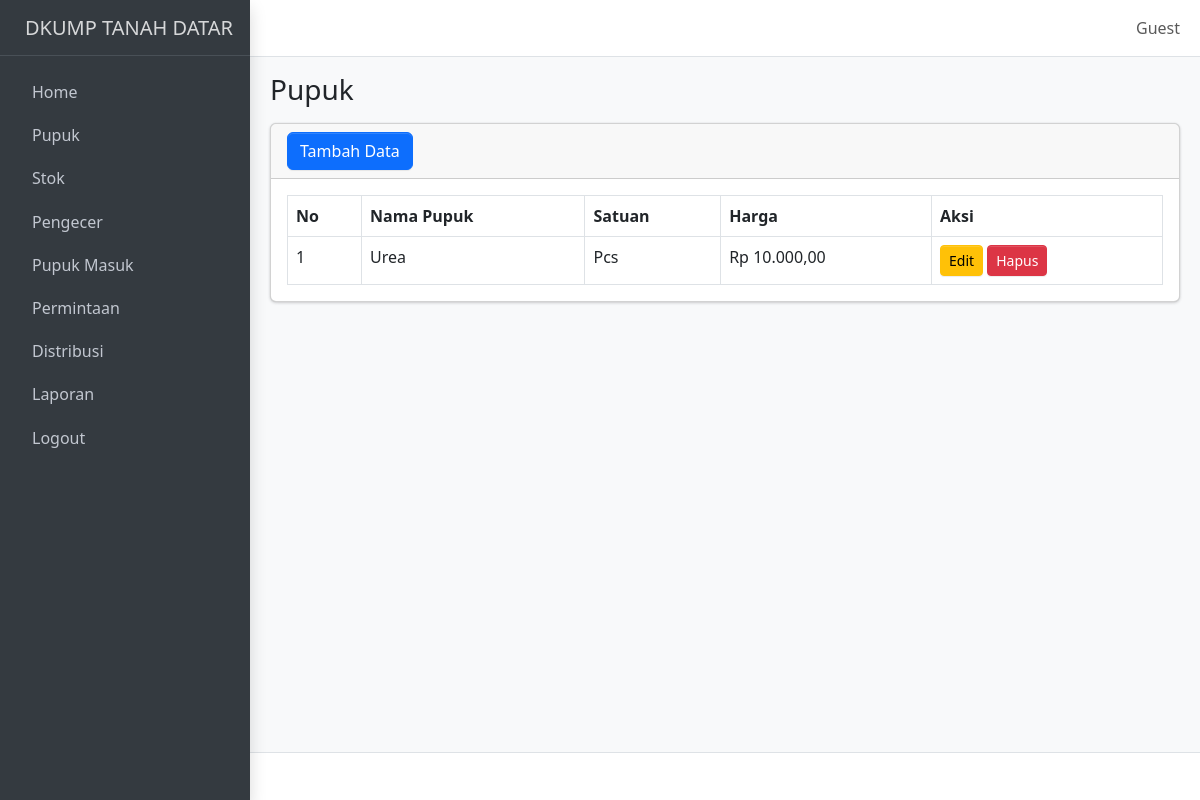
The app's page /pupuk.php with its own data.
### tables this page shows
CREATE TABLE `pupuk` (
  `id_pupuk` int NOT NULL,
  `nama_pupuk` varchar(255) NOT NULL,
  `satuan` varchar(50) NOT NULL,
  `harga` decimal(15,2) NOT NULL
);

### pupuk.php (the view, shortened to what this page needs)
<?php include 'template/header.php'; ?>
<body class="layout-fixed sidebar-expand-lg bg-body-tertiary">
    <div class="app-wrapper">
        <?php include 'template/navbar.php'; ?>
        <?php include 'template/sidebar.php'; ?>
        <main class="app-main">
            <div class="app-content-header">
                <div class="container-fluid">
                    <div class="row">
                        <div class="col-sm-6">
                            <h3 class="mb-0">Pupuk</h3>
                        </div>
                        <div class="col-sm-6">
                        </div>
                    </div>
                </div>
            </div>
            <div class="app-content">
                <div class="container-fluid">
                    <div class="card">
                        <div class="card-header">
                            <button type="button" class="btn btn-primary" data-bs-toggle="modal" data-bs-target="#modalTambahPupuk">
                                Tambah Data
                            </button>
                        </div>
                        <div class="card-body">
                            <?php
                            include 'koneksi.php';
                            $query = "SELECT * FROM pupuk";
                            $result = $koneksi->query($query);
                            $no = 1;
                            if ($result->num_rows > 0) {
                                echo "<table class='table table-bordered'>";
                                echo "<thead>
                <tr>
                    <th>No</th>
                    <th>Nama Pupuk</th>
                    <th>Satuan</th>
                    <th>Harga</th>
                    <th>Aksi</th>
                </tr>
              </thead>";
                                echo "<tbody>";
                                while ($row = $result->fetch_assoc()) {
                                    echo "<tr>
                    <td>{$no}</td>
                    <td>{$row['nama_pupuk']}</td>
                    <td>{$row['satuan']}</td>
                    <td>Rp " . number_format($row['harga'], 2, ',', '.') . "</td>
                    <td>
                        <button class='btn btn-warning btn-sm' data-bs-toggle='modal' data-bs-target='#modalEditPupuk{$row['id_pupuk']}'>Edit</button>
                        <a href='crud/hapus_pupuk.php?id={$row['id_pupuk']}' onclick='return confirm(\"Apakah Anda yakin ingin menghapus data ini?\")' class='btn btn-danger btn-sm'>Hapus</a>
                    </td>
                  </tr>";
                                    $no++;
                                }
                                echo "</tbody></table>";
                            } else {
                                echo "<p class='text-center'>Tidak ada data.</p>";
                            }
                            ?>
                        </div>
                    </div>
                </div>
            </div>
        </main>
        <footer class="app-footer">
        </footer>
    </div>
</body>
</html>

### records on screen
pupuk: nama_pupuk "Urea", satuan "Pcs", harga "10.000,00"

### other values on screen
$_SESSION['nama_lengkap'] "Guest"
